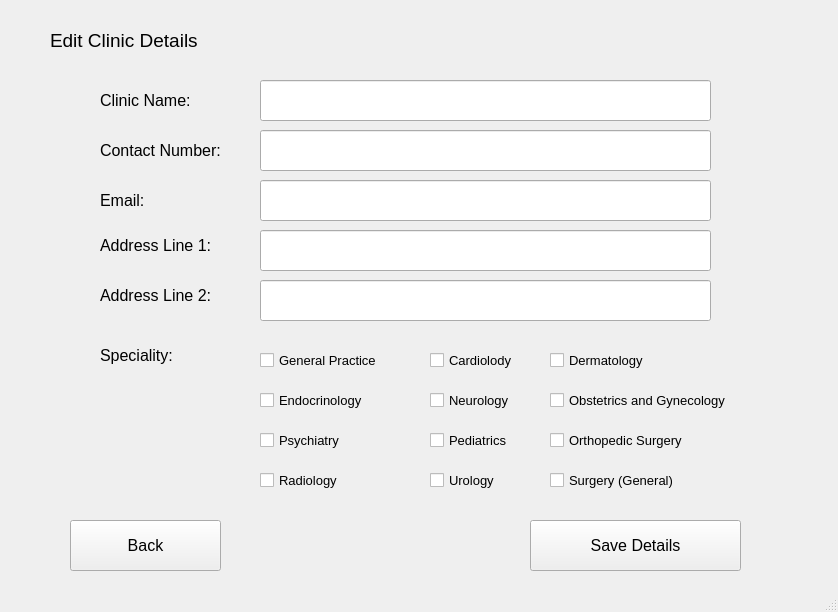
<?xml version="1.0" encoding="UTF-8"?>
<ui version="4.0">
 <class>EditClinicDetails</class>
 <widget class="QMainWindow" name="EditClinicDetails">
  <property name="geometry">
   <rect>
    <x>0</x>
    <y>0</y>
    <width>838</width>
    <height>612</height>
   </rect>
  </property>
  <property name="windowTitle">
   <string>MainWindow</string>
  </property>
  <property name="animated">
   <bool>false</bool>
  </property>
  <property name="dockNestingEnabled">
   <bool>false</bool>
  </property>
  <property name="unifiedTitleAndToolBarOnMac">
   <bool>false</bool>
  </property>
  <widget class="QWidget" name="centralwidget">
   <widget class="QPushButton" name="SaveDetailsButton">
    <property name="geometry">
     <rect>
      <x>530</x>
      <y>520</y>
      <width>211</width>
      <height>51</height>
     </rect>
    </property>
    <property name="font">
     <font>
      <pointsize>12</pointsize>
     </font>
    </property>
    <property name="text">
     <string>Save Details</string>
    </property>
   </widget>
   <widget class="QLabel" name="ClinicNameLabel">
    <property name="geometry">
     <rect>
      <x>100</x>
      <y>80</y>
      <width>111</width>
      <height>41</height>
     </rect>
    </property>
    <property name="font">
     <font>
      <pointsize>12</pointsize>
     </font>
    </property>
    <property name="text">
     <string>Clinic Name:</string>
    </property>
   </widget>
   <widget class="QLineEdit" name="EditClinicNameInput">
    <property name="geometry">
     <rect>
      <x>260</x>
      <y>80</y>
      <width>451</width>
      <height>41</height>
     </rect>
    </property>
    <property name="font">
     <font>
      <pointsize>10</pointsize>
     </font>
    </property>
    <property name="inputMask">
     <string/>
    </property>
    <property name="text">
     <string/>
    </property>
    <property name="clearButtonEnabled">
     <bool>true</bool>
    </property>
   </widget>
   <widget class="QLabel" name="ClinicContactNumberLabel">
    <property name="geometry">
     <rect>
      <x>100</x>
      <y>140</y>
      <width>191</width>
      <height>21</height>
     </rect>
    </property>
    <property name="font">
     <font>
      <pointsize>12</pointsize>
     </font>
    </property>
    <property name="text">
     <string>Contact Number:</string>
    </property>
   </widget>
   <widget class="QLineEdit" name="EditContactNumberInput">
    <property name="geometry">
     <rect>
      <x>260</x>
      <y>130</y>
      <width>451</width>
      <height>41</height>
     </rect>
    </property>
    <property name="font">
     <font>
      <pointsize>10</pointsize>
     </font>
    </property>
    <property name="text">
     <string/>
    </property>
    <property name="clearButtonEnabled">
     <bool>true</bool>
    </property>
   </widget>
   <widget class="QLabel" name="ClinicEmailLabel">
    <property name="geometry">
     <rect>
      <x>100</x>
      <y>190</y>
      <width>151</width>
      <height>21</height>
     </rect>
    </property>
    <property name="font">
     <font>
      <pointsize>12</pointsize>
     </font>
    </property>
    <property name="text">
     <string>Email:</string>
    </property>
   </widget>
   <widget class="QLineEdit" name="EditClinicEmailInput">
    <property name="geometry">
     <rect>
      <x>260</x>
      <y>180</y>
      <width>451</width>
      <height>41</height>
     </rect>
    </property>
    <property name="font">
     <font>
      <pointsize>10</pointsize>
     </font>
    </property>
    <property name="text">
     <string/>
    </property>
    <property name="clearButtonEnabled">
     <bool>true</bool>
    </property>
   </widget>
   <widget class="QLabel" name="Address1Label">
    <property name="geometry">
     <rect>
      <x>100</x>
      <y>230</y>
      <width>141</width>
      <height>31</height>
     </rect>
    </property>
    <property name="font">
     <font>
      <pointsize>12</pointsize>
     </font>
    </property>
    <property name="text">
     <string>Address Line 1:</string>
    </property>
   </widget>
   <widget class="QLabel" name="SpecialityLabel">
    <property name="geometry">
     <rect>
      <x>100</x>
      <y>340</y>
      <width>171</width>
      <height>31</height>
     </rect>
    </property>
    <property name="font">
     <font>
      <pointsize>12</pointsize>
     </font>
    </property>
    <property name="text">
     <string>Speciality:</string>
    </property>
   </widget>
   <widget class="QLabel" name="EditClinicDetailsButton">
    <property name="geometry">
     <rect>
      <x>50</x>
      <y>20</y>
      <width>341</width>
      <height>41</height>
     </rect>
    </property>
    <property name="font">
     <font>
      <pointsize>14</pointsize>
     </font>
    </property>
    <property name="text">
     <string>Edit Clinic Details</string>
    </property>
   </widget>
   <widget class="QLineEdit" name="EditAddress1Input">
    <property name="geometry">
     <rect>
      <x>260</x>
      <y>230</y>
      <width>451</width>
      <height>41</height>
     </rect>
    </property>
    <property name="font">
     <font>
      <pointsize>10</pointsize>
     </font>
    </property>
    <property name="text">
     <string/>
    </property>
    <property name="clearButtonEnabled">
     <bool>true</bool>
    </property>
   </widget>
   <widget class="QLabel" name="Address2Label">
    <property name="geometry">
     <rect>
      <x>100</x>
      <y>280</y>
      <width>141</width>
      <height>31</height>
     </rect>
    </property>
    <property name="font">
     <font>
      <pointsize>12</pointsize>
     </font>
    </property>
    <property name="text">
     <string>Address Line 2:</string>
    </property>
   </widget>
   <widget class="QLineEdit" name="EditAddress2Input">
    <property name="geometry">
     <rect>
      <x>260</x>
      <y>280</y>
      <width>451</width>
      <height>41</height>
     </rect>
    </property>
    <property name="font">
     <font>
      <pointsize>10</pointsize>
     </font>
    </property>
    <property name="text">
     <string/>
    </property>
    <property name="clearButtonEnabled">
     <bool>true</bool>
    </property>
   </widget>
   <widget class="QPushButton" name="BackButton">
    <property name="geometry">
     <rect>
      <x>70</x>
      <y>520</y>
      <width>151</width>
      <height>51</height>
     </rect>
    </property>
    <property name="font">
     <font>
      <pointsize>12</pointsize>
     </font>
    </property>
    <property name="text">
     <string>Back</string>
    </property>
   </widget>
   <widget class="QCheckBox" name="GeneralPracticeCheckBox">
    <property name="geometry">
     <rect>
      <x>260</x>
      <y>350</y>
      <width>161</width>
      <height>20</height>
     </rect>
    </property>
    <property name="font">
     <font>
      <pointsize>10</pointsize>
     </font>
    </property>
    <property name="text">
     <string>General Practice</string>
    </property>
   </widget>
   <widget class="QCheckBox" name="CardiologyCheckBox">
    <property name="geometry">
     <rect>
      <x>430</x>
      <y>350</y>
      <width>161</width>
      <height>20</height>
     </rect>
    </property>
    <property name="font">
     <font>
      <pointsize>10</pointsize>
     </font>
    </property>
    <property name="text">
     <string>Cardiolody</string>
    </property>
   </widget>
   <widget class="QCheckBox" name="DermatologyCheckBox">
    <property name="geometry">
     <rect>
      <x>550</x>
      <y>350</y>
      <width>161</width>
      <height>20</height>
     </rect>
    </property>
    <property name="font">
     <font>
      <pointsize>10</pointsize>
     </font>
    </property>
    <property name="text">
     <string>Dermatology</string>
    </property>
   </widget>
   <widget class="QCheckBox" name="ObstericsandGynecologyCheckBox">
    <property name="geometry">
     <rect>
      <x>550</x>
      <y>390</y>
      <width>221</width>
      <height>20</height>
     </rect>
    </property>
    <property name="font">
     <font>
      <pointsize>10</pointsize>
     </font>
    </property>
    <property name="text">
     <string>Obstetrics and Gynecology</string>
    </property>
   </widget>
   <widget class="QCheckBox" name="EndocrinologyCheckBox">
    <property name="geometry">
     <rect>
      <x>260</x>
      <y>390</y>
      <width>161</width>
      <height>20</height>
     </rect>
    </property>
    <property name="font">
     <font>
      <pointsize>10</pointsize>
     </font>
    </property>
    <property name="text">
     <string>Endocrinology</string>
    </property>
   </widget>
   <widget class="QCheckBox" name="NeurologyCheckBox">
    <property name="geometry">
     <rect>
      <x>430</x>
      <y>390</y>
      <width>161</width>
      <height>20</height>
     </rect>
    </property>
    <property name="font">
     <font>
      <pointsize>10</pointsize>
     </font>
    </property>
    <property name="text">
     <string>Neurology</string>
    </property>
   </widget>
   <widget class="QCheckBox" name="PsychiatryCheckBox">
    <property name="geometry">
     <rect>
      <x>260</x>
      <y>430</y>
      <width>161</width>
      <height>20</height>
     </rect>
    </property>
    <property name="font">
     <font>
      <pointsize>10</pointsize>
     </font>
    </property>
    <property name="text">
     <string>Psychiatry</string>
    </property>
   </widget>
   <widget class="QCheckBox" name="OrthopedicSurgeryCheckBox">
    <property name="geometry">
     <rect>
      <x>550</x>
      <y>430</y>
      <width>221</width>
      <height>20</height>
     </rect>
    </property>
    <property name="font">
     <font>
      <pointsize>10</pointsize>
     </font>
    </property>
    <property name="text">
     <string>Orthopedic Surgery</string>
    </property>
   </widget>
   <widget class="QCheckBox" name="PediatricsCheckBox">
    <property name="geometry">
     <rect>
      <x>430</x>
      <y>430</y>
      <width>121</width>
      <height>20</height>
     </rect>
    </property>
    <property name="font">
     <font>
      <pointsize>10</pointsize>
     </font>
    </property>
    <property name="text">
     <string>Pediatrics</string>
    </property>
   </widget>
   <widget class="QCheckBox" name="UrologyCheckBox">
    <property name="geometry">
     <rect>
      <x>430</x>
      <y>470</y>
      <width>161</width>
      <height>20</height>
     </rect>
    </property>
    <property name="font">
     <font>
      <pointsize>10</pointsize>
     </font>
    </property>
    <property name="text">
     <string>Urology</string>
    </property>
   </widget>
   <widget class="QCheckBox" name="RadiologyCheckBox">
    <property name="geometry">
     <rect>
      <x>260</x>
      <y>470</y>
      <width>161</width>
      <height>20</height>
     </rect>
    </property>
    <property name="font">
     <font>
      <pointsize>10</pointsize>
     </font>
    </property>
    <property name="text">
     <string>Radiology</string>
    </property>
   </widget>
   <widget class="QCheckBox" name="SurgeryCheckBox">
    <property name="geometry">
     <rect>
      <x>550</x>
      <y>470</y>
      <width>161</width>
      <height>20</height>
     </rect>
    </property>
    <property name="font">
     <font>
      <pointsize>10</pointsize>
     </font>
    </property>
    <property name="text">
     <string>Surgery (General)</string>
    </property>
   </widget>
  </widget>
  <widget class="QStatusBar" name="statusbar"/>
 </widget>
 <resources/>
 <connections/>
</ui>
